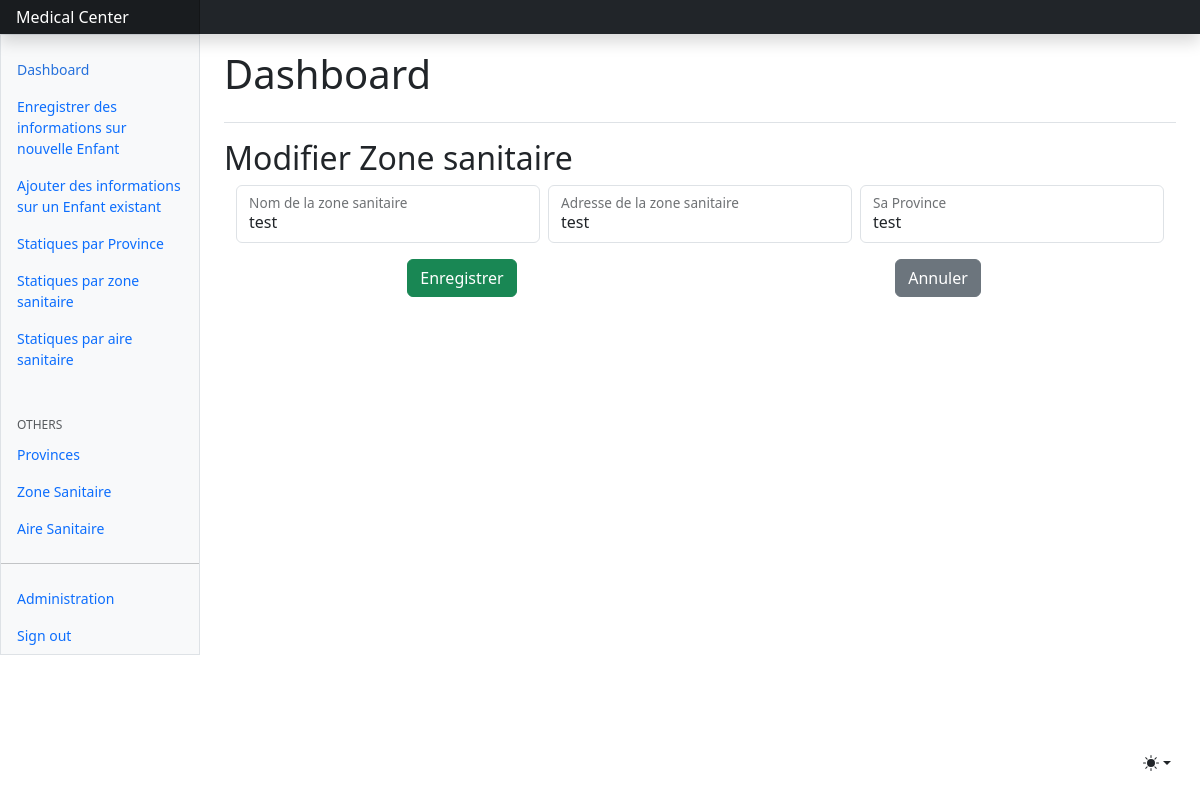
Screenshot of /index/zone-sanitaire/20/update/ (signed in) with the database file from the repository.
### core/models.py (models this page shows, shortened)
class ZoneSanitaire(models.Model):
    code_zone = models.BigAutoField(primary_key=True)
    nom_zone = models.CharField(max_length=20, null=False)
    address = models.CharField(max_length=30, null=False)
    code_province = models.ForeignKey(Province, on_delete=models.CASCADE)

class Province(models.Model):
    code_province = models.BigAutoField(primary_key=True)
    nom_province = models.CharField(max_length=20, null=False)
    def __str__(self) -> str:
        return self.nom_province

### core/views.py (the view)
# urls.py: path("index/zone-sanitaire/<int:pk>/update/", zone_sanitaire_update, name="zone_sanitaire_update"),
@login_required
def zone_sanitaire_update(request, pk):
    view = 'Modifier'
    zone_sanitaire = ZoneSanitaire.objects.get(pk=pk)
    form = ZoneSanitaireForm(instance = zone_sanitaire)
    if request.method == "POST":
        form = ZoneSanitaireForm(request.POST,instance = zone_sanitaire)
        if form.is_valid():
            form.save()
        return redirect('core:zone_sanitaire_list')
    return render(request,'zone_sanitaire_create.html',{'form':form,'view':view})

### core/forms.py
class ZoneSanitaireForm(forms.ModelForm):
    class Meta:
        model = ZoneSanitaire
        fields = ['nom_zone', 'address','code_province']
    def __init__(self, *args, **kwargs):
        super().__init__(*args, **kwargs)
        self.fields['nom_zone'].widget.attrs.update({'class':'form-control',})
        self.fields['address'].widget.attrs.update({'class':'form-control',})
        self.fields['code_province'].widget.attrs.update({'class':'form-control',})

### core/templates/zone_sanitaire_create.html (shortened to what this page needs)
{% extends "index.html" %}
{% block content %}
<h2>{{view}} Zone sanitaire</h2>
<form method ='post'>
    <div
        class="container"
    >
        <div
            class="row justify-content-center align-items-center g-2"
        >
            <div class="col ">
                <div class="form-floating mb-3">
                    {{form.nom_zone}}
                    <label for="{{form.nom_zone.id_for_label}}">Nom de la zone sanitaire</label>
                </div>
            </div>
            <div class="col ">
                <div class="form-floating mb-3">
                    {{form.address}}
                    <label for="{{form.address.id_for_label}}">Adresse de la zone sanitaire</label>
                </div>
            </div>
            <div class="col ">
                <div class="form-floating mb-3">
                    {{form.code_province}}
                    <label for="{{form.code_province.id_for_label}}"> Sa Province </label>
                </div>
            </div>
        </div>
    </div>
    <div
        class="container"
    >
        <div
            class="row  "
        >
            <div class="d-flex   justify-content-center col">
                <button type="submit" class="btn btn-success">
                    Enregistrer
                </button>
            </div>
            <div class="d-flex justify-content-center col">
                <a
                    name=""
                    id=""
                    class="btn btn-secondary"
                    href="{%url 'core:zone_sanitaire_list'%}"
                    role="button"
                    >Annuler</a
                >
            </div>
        </div>
    </div>
</form>
{% endblock content %}

### rows the page displays
ZoneSanitaire: nom_zone "test", address "test"
Province: code_province "test"

### other values shown
{{ view }} "Modifier"
